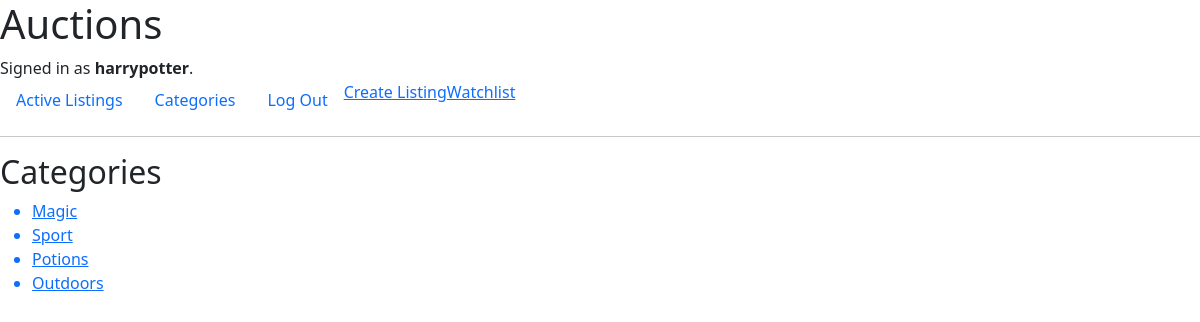
Page /displayCategories (signed in) on the committed database.
### auctions/models.py (models this page shows, shortened)
class User(AbstractUser):
    pass

class Category(models.Model):
    name = models.CharField(max_length=64)
    imageUrl = models.CharField(max_length=10000, null=True, blank=True)

### auctions/views.py (the view)
# urls.py: path("displayCategories", views.displayCategories, name="displayCategories"),
def displayCategories(request):
    categories = Category.objects.all()
    return render(request, "auctions/displayCategories.html", {
        "categories": categories
    })

### auctions/templates/auctions/displayCategories.html
{% extends "auctions/layout.html" %}
{% block body %}
<h2>Categories</h2>
    <ul>
    {% for category in categories %}
        <a href="{% url 'category' categoryId=category.id %}">
            <li>{{ category.name }}</li>
        </a>
    {% endfor %}
    </ul>
{% endblock %}

### auctions/templates/auctions/layout.html (shortened to what this page needs)
{% load static %}
<!DOCTYPE html>
<html lang="en">
    <head>
        <link rel="stylesheet" href="https://stackpath.bootstrapcdn.com/bootstrap/4.4.1/css/bootstrap.min.css">
        <link href="https://cdn.jsdelivr.net/npm/bootstrap@5.3.3/dist/css/bootstrap.min.css" rel="stylesheet">
    </head>
    <body>
        <h1>Auctions</h1>
        <div>
            {% if user.is_authenticated %}
                Signed in as <strong>{{ user.username }}</strong>.
            {% else %}
                Not signed in.
            {% endif %}
        </div>
        <ul class="nav">
            <li class="nav-item">
                <a class="nav-link" href="{% url 'index' %}">Active Listings</a>
            </li>
            <li class="nav-item">
                <a class="nav-link" href="{% url 'displayCategories' %}">Categories</a>
            </li>
            {% if user.is_authenticated %}
                <li class="nav-item">
                    <a class="nav-link" href="{% url 'logout' %}">Log Out</a>
                </li>
                <li class="nav-item">
                    <a href="{% url 'createlisting' %}">Create Listing</a>
                </li>
                <li class="nav-item">
                    <a href="{% url 'watchlist' %}">Watchlist</a>
                </li>
            {% endif %}
        </ul>
        <hr>
        {% block body %}
        {% endblock %}
    </body>
</html>

### rows in the picture
User: username "harrypotter"
Category: name "Magic"
Category: name "Sport"
Category: name "Potions"
Category: name "Outdoors"
